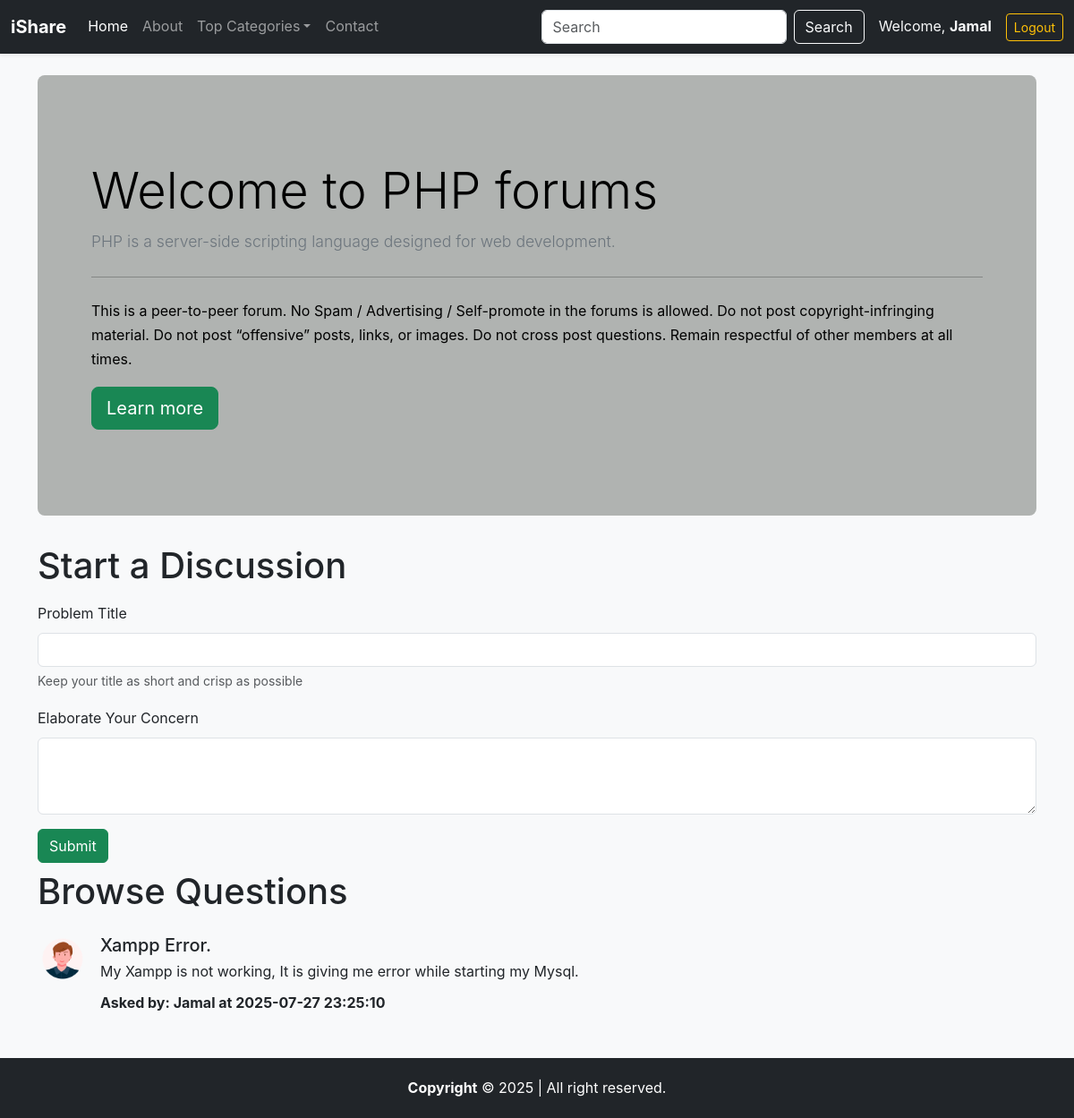
The app's page /threadlist.php?catid=9 (signed in) with its own data.
### tables this page shows
CREATE TABLE `categories` (
  `category_id` int(11) NOT NULL,
  `category_name` varchar(255) NOT NULL,
  `category_description` varchar(255) NOT NULL,
  `created_at` datetime NOT NULL DEFAULT current_timestamp()
);

CREATE TABLE `threads` (
  `thread_id` int(7) NOT NULL,
  `thread_title` varchar(255) NOT NULL,
  `thread_desc` text NOT NULL,
  `thread_cat_id` int(7) NOT NULL,
  `thread_user_id` int(7) NOT NULL,
  `timestamp` datetime NOT NULL DEFAULT current_timestamp()
);

CREATE TABLE `users` (
  `sno` int(8) NOT NULL,
  `user_email` varchar(30) NOT NULL,
  `user_pass` varchar(255) NOT NULL,
  `timestamp` datetime NOT NULL DEFAULT current_timestamp()
);

### threadlist.php (the view, shortened to what this page needs)
<!doctype html>
<html lang="en">
<head>
    <link href="https://cdn.jsdelivr.net/npm/bootstrap@5.3.0/dist/css/bootstrap.min.css" rel="stylesheet">
    <link rel="stylesheet" href="assets/cs/style.css">
</head>
<body>
    <?php include 'partials/_conn.php' ?>
    <?php include 'partials/_header.php' ?>
    <?php
    $id = $_GET['catid'];
    $sql = "SELECT * FROM `categories` WHERE category_id=$id";
    $result = mysqli_query($conn, $sql);
    while ($row = mysqli_fetch_assoc($result)) {
        $catname = $row['category_name'];
        $catdesc = $row['category_description'];
    }
    ?>
    <div class="container my-4">
        <div style="background-color: #b0b3b1ff; color: black;" class="p-5 mb-4 rounded-3">
            <div class="container-fluid py-5">
                <h1 class="display-4">Welcome to <?php echo $catname; ?> forums</h1>
                <p class="lead"><?php echo $catdesc; ?></p>
                <hr class="my-4">
                <p>
                    This is a peer-to-peer forum. No Spam / Advertising / Self-promote in the forums is allowed. Do not
                    post copyright-infringing material. Do not post “offensive” posts, links, or images. Do not cross
                    post
                    questions. Remain respectful of other members at all times.
                </p>
                <a class="btn btn-success btn-lg" href="https://en.wikipedia.org/wiki/Internet_forum" target="_blank"
                    role="button">Learn more</a>
            </div>
        </div>
    </div>
    <?php
    if (isset($_SESSION['loggedin']) && $_SESSION['loggedin'] == true) {
        echo '<div class="container">
            <h1 class="py-2">Start a Discussion</h1>
            <form action="' . htmlspecialchars($_SERVER["REQUEST_URI"]) . '" method="post">
                <div class="mb-3">
                    <label for="title" class="form-label">Problem Title</label>
                    <input type="text" class="form-control" id="title" name="title" aria-describedby="titleHelp" required>
                    <div id="titleHelp" class="form-text">Keep your title as short and crisp as possible</div>
                </div>
                <input type="hidden" name="sno" value="' . $_SESSION["sno"] . '">
                <div class="mb-3">
                    <label for="desc" class="form-label">Elaborate Your Concern</label>
                    <textarea class="form-control" id="desc" name="desc" rows="3" required></textarea>
                </div>
                <button type="submit" class="btn btn-success">Submit</button>
            </form>
        </div>';
    }
    ?>
    <div class="container mb-5" id="ques">
        <h1 class="py-2">Browse Questions</h1>
        <?php
        $id = $_GET['catid'];
        $sql = "SELECT * FROM `threads` WHERE thread_cat_id=$id";
        $result = mysqli_query($conn, $sql);
        while ($row = mysqli_fetch_assoc($result)) {
            $id = $row['thread_id'];
            $title = $row['thread_title'];
            $desc = $row['thread_desc'];
            $thread_time = $row['timestamp'];
            $thread_user_id = $row['thread_user_id'];
            $sql2 = "SELECT user_email FROM `users` WHERE sno='$thread_user_id'";
            $result2 = mysqli_query($conn, $sql2);
            $row2 = mysqli_fetch_assoc($result2);
            echo '<div class="d-flex align-items-start my-3">
            <img src="assets/images/img/boy.png" width="54" class="me-3" alt="...">
            <div>
                <h5 class="mt-0 mb-1">
                    <a class="text-dark" href="thread.php?threadid=' . $id . '">' . $title . '</a>
                </h5>
                ' . $desc . '
                <div class="fw-bold mt-2">Asked by: ' . $row2['user_email'] . ' at ' . $thread_time . '</div>
            </div>
        </div>';
        }
        ?>
    </div>
    <?php include 'partials/_footer.php' ?>
</body>
</html>

### assets/cs/style.css (style rules this page uses)
body { font-family: 'Inter', sans-serif; background-color: #f8f9fa; color: #212529; line-height: 1.7; }
.lead { font-size: 1.1rem; color: #6c757d; }
a { text-decoration: none; color: inherit; }
.form-control, .form-control:focus { box-shadow: none; }

### records on screen
categories: category_name "PHP", category_description "PHP is a server-side scripting language designed for web development."
threads: thread_title "Xampp Error.", thread_desc "My Xampp is not working, It is giving me error while starting my Mysql.", users.user_email "Jamal", timestamp "2025-07-27 23:25:10"

### other values on screen
$_SESSION['useremail'] "Jamal"
